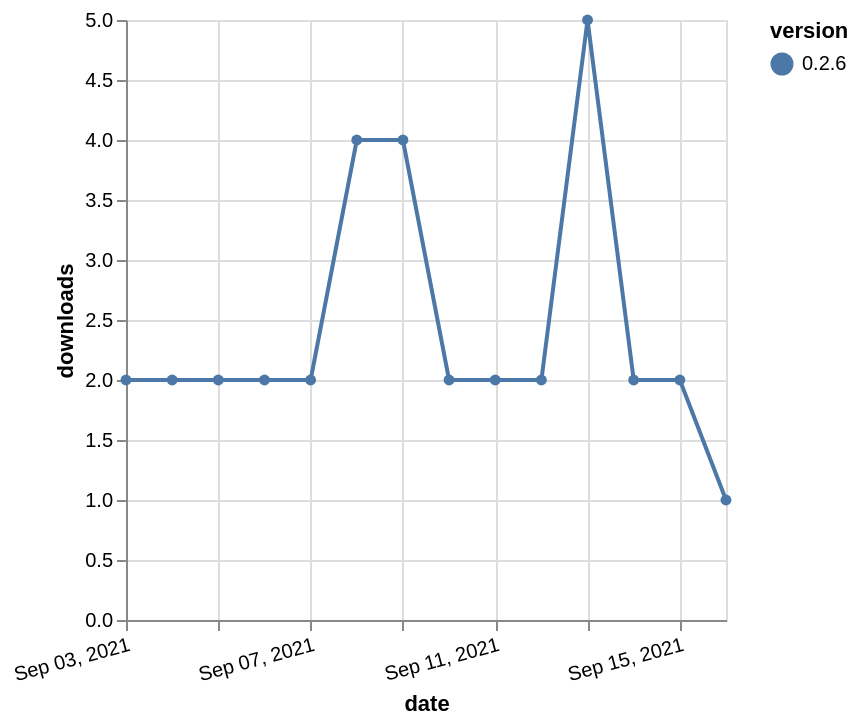

This figure's Vega-Lite source:
### Vega-Lite specification from a JSON file in a GitHub repository (floating-point values rounded to 4 significant figures)
{"$schema": "https://vega.github.io/schema/vega-lite/v5.json", "description": "A simple bar chart with embedded data.", "data": {"values": [{"date": "2021-09-03", "total": 2821, "delta": 2, "version": "0.2.6"}, {"date": "2021-09-04", "total": 2823, "delta": 2, "version": "0.2.6"}, {"date": "2021-09-05", "total": 2825, "delta": 2, "version": "0.2.6"}, {"date": "2021-09-06", "total": 2827, "delta": 2, "version": "0.2.6"}, {"date": "2021-09-07", "total": 2829, "delta": 2, "version": "0.2.6"}, {"date": "2021-09-08", "total": 2833, "delta": 4, "version": "0.2.6"}, {"date": "2021-09-09", "total": 2837, "delta": 4, "version": "0.2.6"}, {"date": "2021-09-10", "total": 2839, "delta": 2, "version": "0.2.6"}, {"date": "2021-09-11", "total": 2841, "delta": 2, "version": "0.2.6"}, {"date": "2021-09-12", "total": 2843, "delta": 2, "version": "0.2.6"}, {"date": "2021-09-13", "total": 2848, "delta": 5, "version": "0.2.6"}, {"date": "2021-09-14", "total": 2850, "delta": 2, "version": "0.2.6"}, {"date": "2021-09-15", "total": 2852, "delta": 2, "version": "0.2.6"}, {"date": "2021-09-16", "total": 2853, "delta": 1, "version": "0.2.6"}]}, "width": "container", "mark": {"type": "line", "point": {"filled": true}}, "encoding": {"x": {"field": "date", "type": "temporal", "timeUnit": "yearmonthdate", "title": "date", "axis": {"labelAngle": -15}}, "y": {"field": "delta", "type": "quantitative", "title": "downloads"}, "color": {"field": "version", "type": "nominal"}, "tooltip": {"field": "delta"}}}
